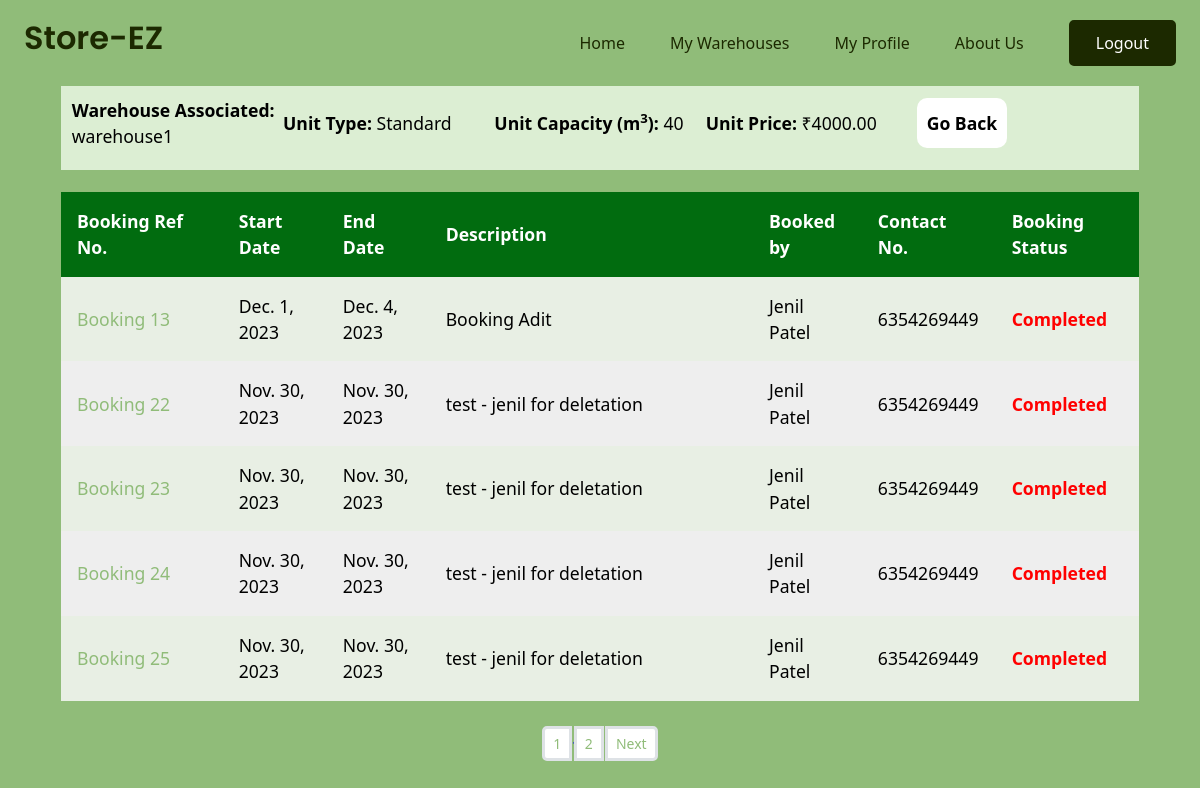
Screenshot of /warehouse/3/unit/9/ (signed in) with the database file from the repository.
### mainapp/models.py (models this page shows, shortened)
class Warehouse(models.Model):
    name = models.CharField(max_length=100)
    address = models.TextField()
    city = models.CharField(max_length=100)
    state = models.CharField(max_length=100)
    poc_name = models.CharField(max_length=100, null=True)
    poc_phone_no = models.DecimalField(max_digits=10, decimal_places=0)
    owner = models.ForeignKey(Warehouse_owner, on_delete=models.CASCADE)
    image = models.ImageField(default="images/default_warehouse_image.jpg",upload_to="images/warehouse/",blank=True,null=True)
    latitude = models.FloatField(default=23.1862737352)
    longitude = models.FloatField(default = 72.6283225558)

class Unit(models.Model):
    id = models.BigAutoField(primary_key=True)
    type = models.CharField(max_length=100) # Check box field
    capacity = models.IntegerField()
    price = models.DecimalField(max_digits=10, decimal_places=2)
    warehouse = models.ForeignKey(Warehouse, on_delete=models.CASCADE)

class Booking(models.Model):
    id = models.BigAutoField(primary_key=True)
    start_date = models.DateField(default= date.today)
    end_date = models.DateField(default= date.today)
    description = models.TextField()
    unit = models.ManyToManyField(Unit)
    farmer = models.ForeignKey(Farmer,on_delete=models.CASCADE, null=True)
    date = models.DateTimeField(auto_now_add=True)

class Farmer(models.Model):
    first_name = models.CharField(max_length=100, null=True)
    last_name = models.CharField(max_length=100, null=True)
    email = models.EmailField(max_length=200, null=True)
    phone_no = models.DecimalField(max_digits=10, decimal_places=0, null=True)
    city = models.CharField(max_length=100, null=True)
    state = models.CharField(max_length=100, null=True)
    image = models.ImageField(default="images/default_user_image.jpg",upload_to="images/farmer/",blank=True,null=True)
    def __str__(self) -> str:
        return f'{self.first_name} {self.last_name}'

### Warehouse/views.py (the view)
# urls.py: path("warehouse/<int:id>/unit/<int:id1>/", views.unit, name='unit'),
@login_required(login_url='login')
def unit(request, id, id1):
    warehouse = Warehouse.objects.get(id=id)
    unit = Unit.objects.get(id=id1)
    all_bookings = Booking.objects.filter(unit=id1).order_by('-end_date')
    data_list = []
    for booking in all_bookings:
        if booking.end_date >= date.today():
            booking_status = 'On going'
        else:
            booking_status = 'Completed'
        data_list.append((booking,booking_status))
    paginator = Paginator(data_list, 5)  # TODO:Show 10/15 Bookings per page.
    page_number = request.GET.get("page")
    page_obj = paginator.get_page(page_number)
    count=Warehouse.objects.count()
    nums= "." *page_obj.paginator.num_pages
    context={'data':page_obj,'warehouse':warehouse,'nums':nums, 'unit':unit, 'id':id}
    return render(request, 'Warehouse/unit.html', context)

### Warehouse/templates/Warehouse/unit.html (shortened to what this page needs)
{% extends 'base.html' %}
{% load static %}
{% block css %}
    <link rel="stylesheet" href="{% static 'Warehouse/css/singleunit.css'%}">
{% endblock %}
{% block content %}
<div class="wrapperr">
  <div class="info-row">
    <div class="ab">
      <div class="ind-row">
        <b>
          Warehouse Associated:
        </b> {{ warehouse.name }}
      </div>
      <div class="ind-row">
        <b>
          Unit Type:
        </b> {% if unit.type == "Hot" %}Standard{% else %}Temp-controlled {% endif %}
      </div>
      <div class="ind-row">
        <b>
          Unit Capacity (m<sup>3</sup>):
        </b> {{ unit.capacity }}
      </div>
      <div class="ind-row">
        <b>
          Unit Price:
        </b> ₹{{ unit.price }}
      </div>
      <div class="ind-row">
          <button onclick="location.href='{% url 'all_units' id%}'" type="button" class> Go Back</button>
      </div>
    </div>
</div>
  <div class="table-container">
    <table>
      <tr class="table-heading">
        <th>Booking Ref No.</th>
        <th>Start Date</th>
        <th>End Date</th>
        <th>Description</th>
        <th>Booked by</th>
        <th>Contact No.</th>
        <th>Booking Status</th>
      </tr>
      {% for booking, booking_status in data %}
      <tr class="not-heading">
        <td data-cell="Booking Number" style="width:15%;"><a href="{% url 'warehouse_invoice' booking.id %}?back={{request.build_absolute_uri}}">Booking {{booking.id}}</a></td>
        <td data-cell="Start Date">{{ booking.start_date}}</td>
        <td data-cell="End Date">{{ booking.end_date}}</td>
        <td data-cell="Description" style="width:30%;">{{ booking.description}}</td>
        <td data-cell="Booked By">{{ booking.farmer}}</td>
        <td data-cell="Contact No.">{{ booking.farmer.phone_no}}</td>
        <td {% if booking_status == 'Completed' %}class="completed" {% else %}class="on-going"{% endif %}  data-cell="Booked Status"><b>{{booking_status}}</b></td>        </tr>
      {% endfor %}
    </table>
  </div>
</div>
  <nav aria-label="..."style="color: blue;">
    <ul class="pagination pagination-sm justify-content-center" ">
      {%for i in nums %}
      <li class="page-item "><a class="page-link" href="?page={{forloop.counter}}">{{forloop.counter}}</a></li>{{i}}
      {%endfor%}
      <li class="page-item disabled><a href="#" class="page-link">{% if data.has_next %}</a></li>
      <li class="page-item"><a class="page-link" href="?page={{data.next_page_number}}">Next</a> </li>
      {% endif %}
    </ul>
  </nav>
{% endblock %}

### static/css/base.css (style rules this page uses)
* { margin:0; padding:0; box-sizing:border-box; }

### Warehouse/static/Warehouse/css/singleunit.css (style rules this page uses)
body { color:#000; font-family:system-ui; line-height:1.5; background-color: #90bc79; }
.wrapperr { display:flex; flex-direction: column; font-size:1.1rem; border:solid; border-width:1px; border-color:#90bc79; margin: auto; max-width: 90%; border-radius:15px; margin-bottom: 2%; }
.info-row { display: flex; justify-content: space-between; align-items: center; padding: 1%; background-color: #dceed3; margin-bottom: 2%; }
.info-row button { background-color:white; border:none; height:50px; width:90px; border-radius:10px; cursor:pointer; color:#000000; font-weight: 700; font-size:1.1rem; }
.info-row .ab { flex:2; display:flex; justify-content: space-between; align-items:center; }
.info-row .ab div { flex:2; padding-bottom:10px; }
.table-container { max-width:100%; }
table { width:100%; border-collapse:collapse; background:#eee; }
.table-heading { background-color: #016c0f; border-radius: 15px; color: #fff; }
th,td { padding:1rem; }
th { text-align:left; }
tr:nth-of-type(2n) { background:hsl(99.9 62.8% 83.1% / 0.2); }
.completed { color: red; }

### rows the page displays
Warehouse: name "warehouse1"
Unit: capacity "40", price "4000.00"
Booking: id "13", start_date "Dec. 1, 2023", end_date "Dec. 4, 2023", description "Booking Adit", farmer "Jenil Patel", farmer.phone_no "6354269449", booking_status "Completed"
Booking: id "22", start_date "Nov. 30, 2023", end_date "Nov. 30, 2023", description "test - jenil for deletation", farmer "Jenil Patel", farmer.phone_no "6354269449", booking_status "Completed"
Booking: id "23", start_date "Nov. 30, 2023", end_date "Nov. 30, 2023", description "test - jenil for deletation", farmer "Jenil Patel", farmer.phone_no "6354269449", booking_status "Completed"
Booking: id "24", start_date "Nov. 30, 2023", end_date "Nov. 30, 2023", description "test - jenil for deletation", farmer "Jenil Patel", farmer.phone_no "6354269449", booking_status "Completed"
Booking: id "25", start_date "Nov. 30, 2023", end_date "Nov. 30, 2023", description "test - jenil for deletation", farmer "Jenil Patel", farmer.phone_no "6354269449", booking_status "Completed"

### other values shown
{{ i }} "."
